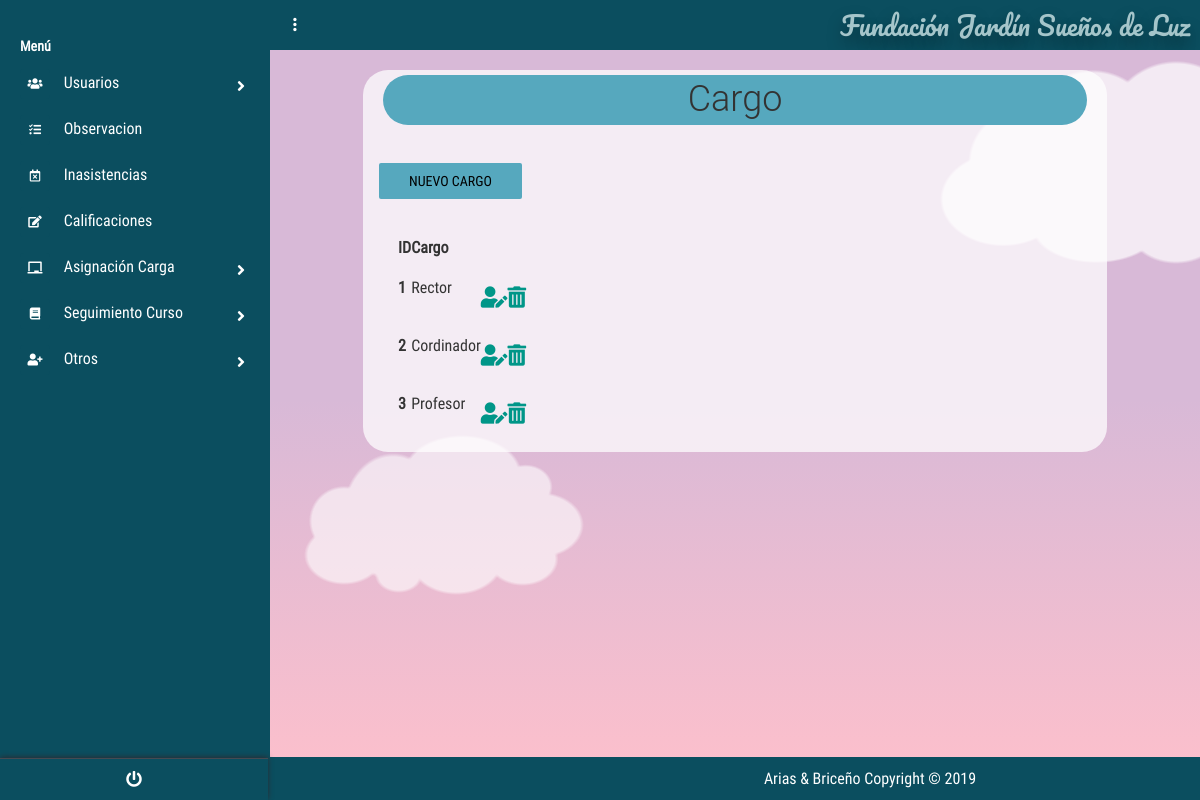
The page /?c=Cargo&a=Index (signed in) on the database its author committed.
### tables this page shows
create table CARGO
(
id_Cargo int PRIMARY KEY auto_increment,
nombre_Cargo varchar (50) not null
);

### controllers/CargoController.php (called while the page is built, shortened)
<?php
require_once "./models/CargoModel.php";
class CargoController{
    public function __CONSTRUCT(){
        $this->mode = new CargoModel();
    }
    public function Index(){
        include_once './views/Cargo/CargoCon.php';
    }
}

### models/Conexion.php (called while the page is built)
<?php
class Conexion{
    public static function conectar(){
        $PDO = new PDO("mysql:host=localhost;dbname=dbfundacion;charset=utf8","root","");
        $PDO->setAttribute(PDO::ATTR_ERRMODE,PDO::ERRMODE_EXCEPTION);
        return $PDO;
    }
}
?>

### models/CargoModel.php (called while the page is built, shortened)
<?php
class CargoModel{
    public $CNX;
    public function __construct(){
        try {
            $this->CNX= Conexion::conectar();
        } catch (Exception $e) {
            die($e->getMessage());
        }
    }
    public function listar_Cargo(){
        try {
            $query= "SELECT * from Cargo" ;
            $stm = $this->CNX->prepare($query);
            $stm->execute();
            return $stm->fetchAll(PDO::FETCH_OBJ);
        } catch (Exception $e){
            die($e ->getMessage());
        }
    }
}

### views/Cargo/CargoCon.php (the view, shortened to what this page needs)
<!DOCTYPE html>
<html lang="es">
<head>
    <link rel='stylesheet' href='https://cdnjs.cloudflare.com/ajax/libs/twitter-bootstrap/4.1.1/css/bootstrap.css'>
    <link rel='stylesheet' href='https://use.fontawesome.com/releases/v5.0.13/css/all.css'>
    <link rel="stylesheet" href="<?php echo SERVERURL; ?>assets/css/main.css">
    <link rel="stylesheet" href="<?php echo SERVERURL; ?>assets/css/style.css">
    <link rel="stylesheet" href="<?php echo SERVERURL; ?>assets/css/menu_Lateral.css">
    <link rel="stylesheet" href="<?php echo SERVERURL; ?>assets/css/main.css">
    <link href="https://unpkg.com/bootstrap-table@1.18.0/dist/bootstrap-table.min.css" rel="stylesheet">
</head>
<body>
    <?php include "./views/modules/navlateral.php" ?>
    <section class="full-box dashboard-contentPage">
        <?php include "./views/modules/navbar.php" ?>
        <div class="container">
            <div class="titles">
                <h1 class="tituloa ">Cargo</h1>
                <div class="form-group" id="botones">
                    <a href="?c=Cargo&a=nuevo" class="boton btn btn-info botones">Nuevo Cargo</a>
                </div>
            </div>
            <div class="tablas">
            <table id="table" data-toggle="table" data-height="auto" data-search="true" data-show-refresh="false"
                data-show-columns="true" data-buttons-toolbar=".buttons-toolbar">
                <thead">
                    <tr>
                        <th data-field="ID">ID</th>
                        <th data-field="cargo">Cargo</th>
                        <th data-field="editar"></th>
                        <th data-field="eliminar"></th>
                    </tr>
                <tbody>
                    <?php foreach ($this->mode->listar_Cargo() as $k ) : ?>
                    <tr>
                        <th data-field="ID" scope="row"><?php echo $k->id_Cargo; ?></th>
                        <td data-field="cargo"><?php echo $k->nombre_Cargo; ?></td>
                        <th data-field="editar">
                            <div class="form-group" id="botones">
                                <a href="?c=Cargo&a=nuevo&id_Cargo=<?php echo $k->id_Cargo;?>"  class="fas fa-user-edit fa-lg " ></a>
                            </div>
                        </th>
                        <th data-field="eliminar">
                        <div class="form-group" id="botones">
                                <a onclick="javascript:return confirm('¿Desea eliminar el registro?');
                                " href="?c=Cargo&a=g_eliminar_Cargo&id_Cargo=<?php echo $k->id_Cargo;?>"
                                 class="fas fa-trash-alt fa-lg"></a>
                            </div>
                        </th>
                    </tr>
                    <?php endforeach; ?>
                </tbody>
            </table>
</div>
        </div>
        <?php include "./views/modules/fondo_Form.php" ?>
    </section>
</body>
</html>

### assets/css/main.css (style rules this page uses)
body, html { background-color: #0b4e5f; width: 100%; height: 100%; margin: 0; padding: 0; position: relative; font-size: 16px; font-family: 'RobotoCondensed'; overflow: hidden; }
.full-box { margin: 0; padding: 0; width: 100%; box-sizing: border-box; }
.container { background-color: rgba(255, 255, 255, 0.726); margin-top:20px; border-radius:25px; width:80%; }
.tablas,h1 { margin:20px }
h1 { text-align: center; padding: 5px; margin: 5px; }
form .btn, .botones { background-color: #56a8be; border-color: #56a8be; }
.tituloa { background-color: #56a8be; border-color: #56a8be; border-radius: 1em; }
.dashboard-sideBar, .dashboard-contentPage { position: absolute; top: 0; height: 100%; transition: all .3s ease-in-out; }
.dashboard-contentPage { right: 0; z-index: 1; padding-left: 270px; }
.btn:not(.btn-raised).btn-info, .input-group-btn .btn:not(.btn-raised).btn-info { color: #000000; }

### assets/css/menu_Lateral.css (style rules this page uses)
body { font-size: 0.9rem; }

### views/modules/fondo_Form.php (style rules this page uses)
html { box-sizing: border-box; }
*, *:before, *:after { box-sizing: inherit; }
body { margin: 0; background: linear-gradient(#d8b9d7 50%, #ffc0cb); min-height: 100vh; display: flex; justify-content: center; align-items: center; overflow: hidden; position: relative; }

### rows shown on the page
cargo: id_Cargo "1", nombre_Cargo "Rector"
cargo: id_Cargo "2", nombre_Cargo "Cordinador"
cargo: id_Cargo "3", nombre_Cargo "Profesor"

### other values the page prints
NOMBREPROYECTO "Fundación Jardín Sueños de Luz"
